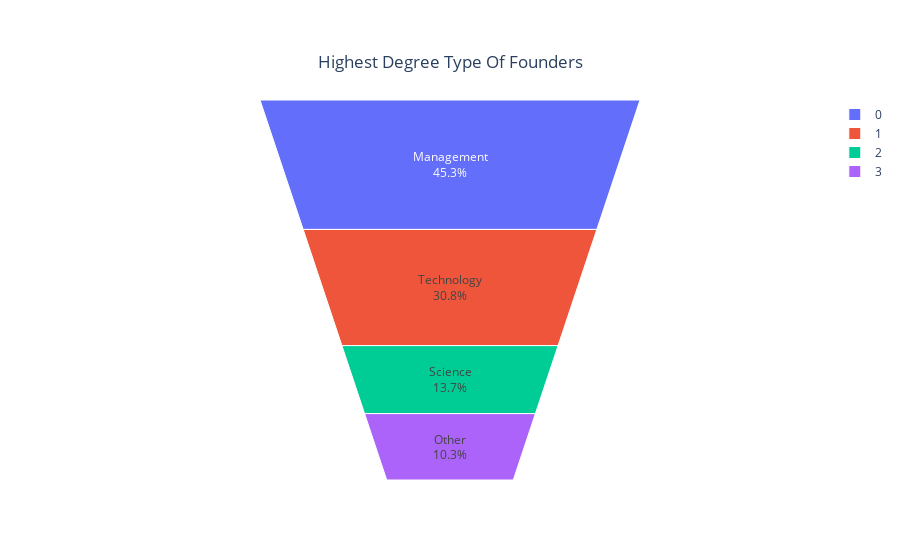

Notebook code cell kept with this figure:
### Markdown cell above
Only a handful of PhD's opt for Start-up. Interesting!

### Code cell
labels_list = df_funnel.Founder_highest_degree_type.value_counts()
title = 'Highest Degree Type Of Founders'
funnel_chart(labels_list, title)

### Figure 1 — Plotly figure (JSON) as saved in the notebook; plotly's stock layout.template omitted (floating-point values rounded to 4 significant figures)
{"data": [{"text": ["Management", "Technology", "Science", "Other"], "type": "funnelarea", "values": [106, 72, 32, 24]}], "layout": {"title": {"text": "Highest Degree Type Of Founders", "x": 0.5, "xanchor": "center", "y": 0.9, "yanchor": "top"}}}
